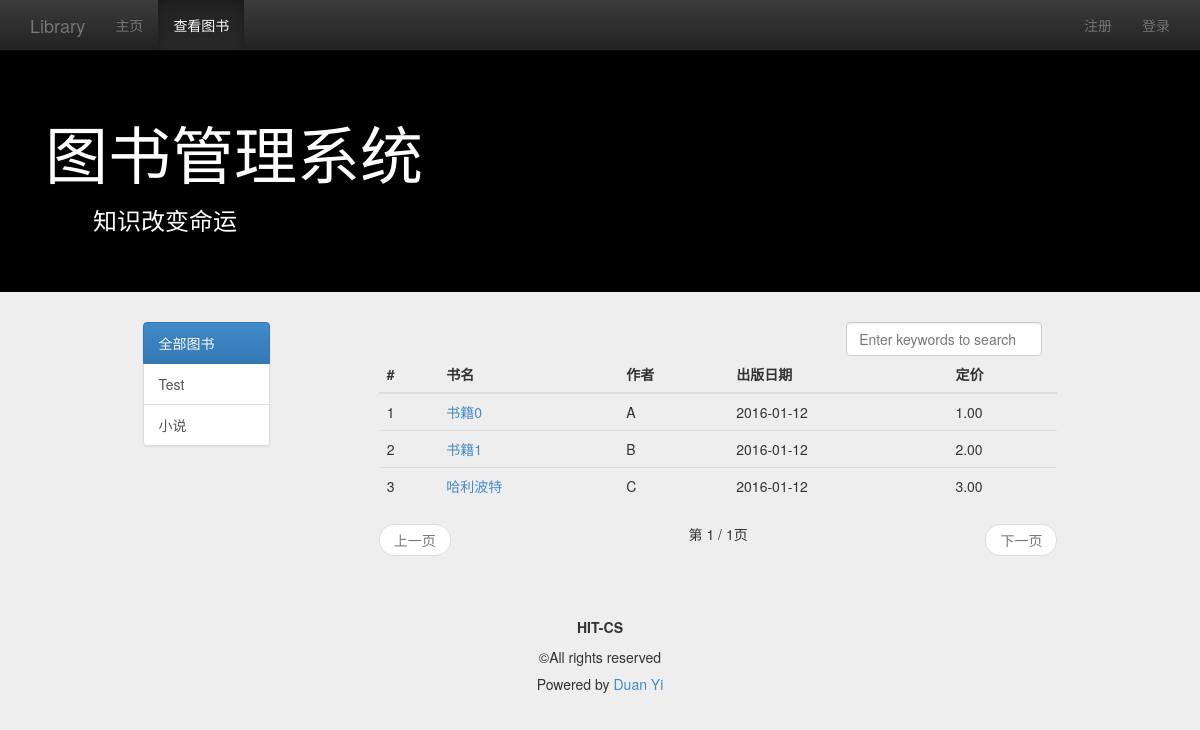
The app's page /view_book_list/ with its own data.
### management/models.py (models this page shows, shortened)
class Book(models.Model):
    name = models.CharField(max_length=128)
    price = models.FloatField()
    author = models.CharField(max_length=128)
    publish_date = models.DateField()
    category = models.CharField(max_length=128)
    class META:
        ordering = ['name']

### management/views.py (the view)
# urls.py: url(r'^view_book_list/$', views.view_book_list, name='view_book_list'),
def view_book_list(request):
    user = request.user if request.user.is_authenticated() else None
    category_list = Book.objects.values_list('category', flat=True).distinct()
    query_category = request.GET.get('category', 'all')
    if (not query_category) or Book.objects.filter(category=query_category).count() is 0:
        query_category = 'all'
        book_list = Book.objects.all()
    else:
        book_list = Book.objects.filter(category=query_category)
    if request.method == 'POST':
        keyword = request.POST.get('keyword', '')
        book_list = Book.objects.filter(name__contains=keyword)
        query_category = 'all'
    paginator = Paginator(book_list, 5)
    page = request.GET.get('page')
    try:
        book_list = paginator.page(page)
    except PageNotAnInteger:
        book_list = paginator.page(1)
    except EmptyPage:
        book_list = paginator.page(paginator.num_pages)
    content = {
        'user': user,
        'active_menu': 'view_book',
        'category_list': category_list,
        'query_category': query_category,
        'book_list': book_list,
    }
    return render(request, 'management/view_book_list.html', content)

### templates/management/view_book_list.html (shortened to what this page needs)
{% extends "management/base.html" %}
{% load staticfiles %}
{% block content %}
    <div class="container">
        <div class="row">
            <div class="col-md-10 col-md-offset-1">
                <div class="col-md-2">
                    <div class="list-group">
                        <a href="{% url 'view_book_list' %}" class="list-group-item" id="id_category_all">
                            全部图书
                        </a>
                        {% for category in category_list %}
                            <a href="{% url 'view_book_list' %}?category={{ category }}" class="list-group-item"
                               id="id_category_{{ category }}">
                                {{ category }}
                            </a>
                        {% endfor %}
                    </div>
                </div>
                <div class="col-md-9 col-md-offset-1">
                    <div class="col-md-4 col-md-offset-8">
                        <form role="form" method="post" name="search_form">
                            <input type="search" class="form-control" name="keyword"
                                   placeholder="Enter keywords to search" id="id_search_input" onkeyup="key_up()"
                                   autofocus>
                        </form>
                    </div>
                    <table class="table table-hover">
                        <thead>
                        <tr>
                            <th>#</th>
                            <th>书名</th>
                            <th>作者</th>
                            <th>出版日期</th>
                            <th>定价</th>
                        </tr>
                        </thead>
                        <tbody>
                        {% for book in book_list %}
                            <tr>
                                <td>{{ forloop.counter }}</td>
                                <td><a href="{% url 'detail' %}?id={{ book.id }}">{{ book.name }}</a></td>
                                <td>{{ book.author }}</td>
                                <td>{{ book.publish_date|date:"Y-m-d" }}</td>
                                <td>{{ book.price|floatformat:2 }}</td>
                            </tr>
                        {% empty %}
                            <tr>
                                <td>暂无图书</td>
                            </tr>
                        {% endfor %}
                        </tbody>
                    </table>
                    <nav>
                        <ul class="pager">
                            {% if book_list.has_previous %}
                                <li class="previous"><a
                                        href="?typ={{ query_category }}&page={{ book_list.previous_page_number }}">上一页</a>
                                </li>
                            {% else %}
                                <li class="previous disabled"><a href="#">上一页</a></li>
                            {% endif %}
                            第 {{ book_list.number }} / {{ book_list.paginator.num_pages }}页
                            {% if book_list.has_next %}
                                <li class="next"><a
                                        href="?typ={{ query_category }}&page={{ book_list.next_page_number }}">下一页</a>
                                </li>
                            {% else %}
                                <li class="next disabled"><a href="#">下一页</a></li>
                            {% endif %}
                        </ul>
                    </nav>
                </div>
            </div>
        </div>
    </div>
{% endblock %}

### templates/management/base.html (shortened to what this page needs)
{% load staticfiles %}
<!DOCTYPE html>
<html lang="zh-cn">
<head>
    <link rel="stylesheet" type="text/css" href="{% static 'css/bootstrap.min.css' %}">
    <link rel="stylesheet" type="text/css" href="{% static 'css/bootstrap-theme.min.css' %}">
    <link rel="stylesheet" type="text/css" href="{% static 'css/base.css' %}">
</head>
<body>
<nav class="navbar navbar-inverse navbar-fixed-top" role="navigation">
    <div class="container">
        <div class="navbar-header">
            <a href="{% url 'homepage' %}" class="navbar-brand">Library</a>
        </div>
        <div class="collapse navbar-collapse" id="navbar-collapse-basepage">
            <ul class="nav navbar-nav">
                <li id="homepage"><a href="{% url 'homepage' %}">主页</a></li>
                <li id="view_book"><a href="{% url 'view_book_list' %}">查看图书</a></li>
            </ul>
            <ul class="nav navbar-nav navbar-right">
                {% if user %}
                    <li><p class="navbar-text">欢迎你&nbsp;&nbsp;<span id="base_name">{{ user.myuser.nickname }}</span></p>
                    </li>
                    <li><a href="{% url 'logout' %}">注销</a></li>
                    <li><a href="{% url 'set_password' %}">修改密码</a></li>
                {% else %}
                    <li><a href="{% url 'signup' %}">注册</a></li>
                    <li><a href="{% url 'login' %}">登录</a></li>
                {% endif %}
            </ul>
        </div>
    </div>
</nav>
<header class="jumbotron subhead" id="header-base">
    <div class="container">
        <h1>图书管理系统</h1>
        <h3>&emsp;&emsp;知识改变命运</h3>
    </div>
</header>
{% block content %}{% endblock %}
<footer class="footer" role="contentinfo">
    <hr>
    <div class="container">
        <p class="text-center"><strong>HIT-CS</strong></p>
        <p class="text-center">©All rights reserved</p>
        <h5 class="text-center"> Powered by&nbsp;<a href="http://yumendy.com/">Duan Yi</a></h5>
    </div>
</footer>
</body>
</html>

### management/static/css/base.css (style rules this page uses)
body { padding-top: 50px; background-color: #eeeeee; }
#header-base { background-color: #000; color: #fff; }

### records on screen
Book: name "书籍0", author "A", publish_date "2016-01-12", price "1.00"
Book: name "书籍1", author "B", publish_date "2016-01-12", price "2.00"
Book: name "哈利波特", author "C", publish_date "2016-01-12", price "3.00"

### other values on screen
{{ category }} "Test" "小说"
{{ book_list.number }} "1"
{{ book_list.paginator.num_pages }} "1"
